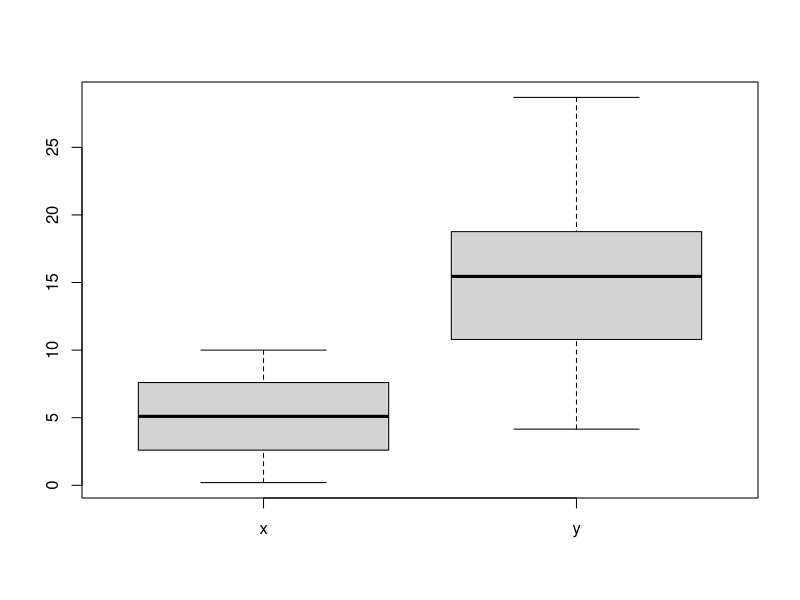
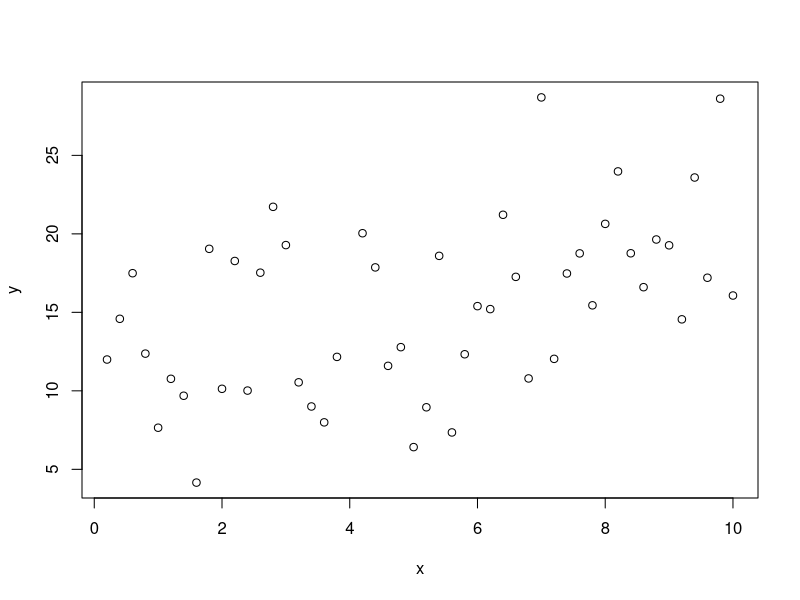

These charts were generated, in order, by the following R code: (Note: this script raises an error after producing the figures.)
## Simple regression
#  using artificial data

rm(list = ls())        # clear the workspace

N = 50                 # sample size
a = 10                 # intercept
b = 1                  # slope
sigma_e = 5            # residual standard error

x = seq(1:N)/5         # x values
e = rnorm(N,0,sigma_e) # residuals
y = a + b*x + e        # y values

y[20] = NA             # set one missing value

df = data.frame(x,y)   # create a dataframe with x and y

summary(df)            # inspect the values in df

boxplot(df)            # show boxplots

plot(y~x,data=df)      # scatterplot of y against x

lm1 = lm(y~x,data=df)  # run the simple regression
summary(lm1)           # show the results

lines(df$x, fitted(lm1), col="blue")   # show fitted line

lines(lm1$model$x, fitted(lm1), col="green") #this works

plot(lm1$residuals~lm1$model$x)  # plot the residuals
abline(h=0)                      # add line at zero

sum(lm1$residuals)     # the residuals add to zero
lm1$residuals%*%lm1$fitted.values  # fitted dot residuals=0

sum(y^2)               # squared length of y vector

sum(y^2, na.rm=TRUE)   # this works

sum(lm1$model$y^2)     # this is better

sum(lm1$residuals^2)        # squared length of residuals
sum(lm1$fitted.values^2)    # squared length of fitted

sum(lm1$residuals^2)+sum(lm1$fitted.values^2)  # sum

sum((lm1$model$y-mean(lm1$model$y))^2)  # ss y-mean(y)

(sum((lm1$model$y-mean(lm1$model$y))^2)-
    sum(lm1$residuals^2))     #reduction in squared length

(sum((lm1$model$y-mean(lm1$model$y))^2)-
    sum(lm1$residuals^2))/
  sum((lm1$model$y-mean(lm1$model$y))^2)  # multiple R^2

lm1$df.residual                # residual DF

sqrt(sum(lm1$residuals^2)/lm1$df.residual)  # Residual SE





